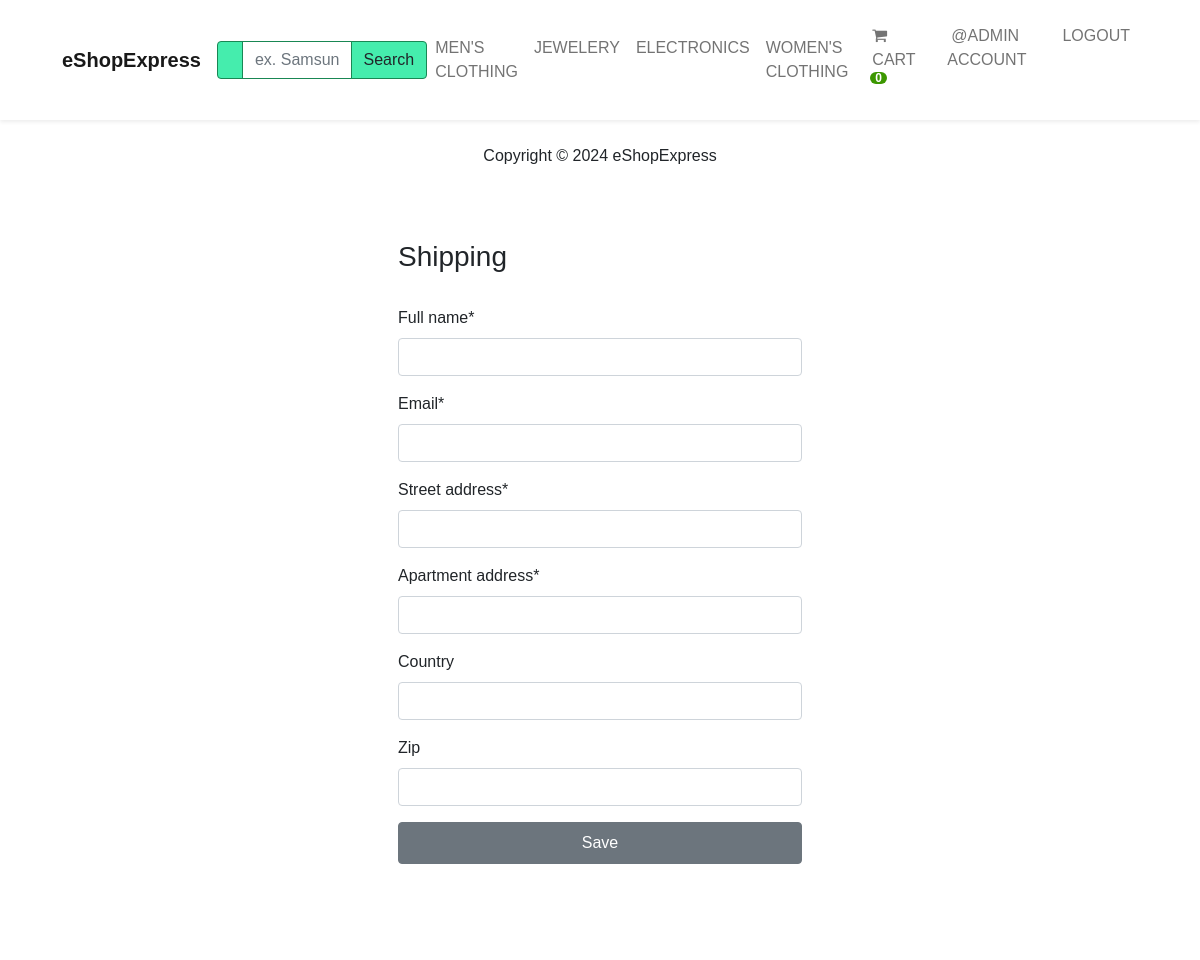
Page /payment/shipping/ (signed in) on the earlier database version.
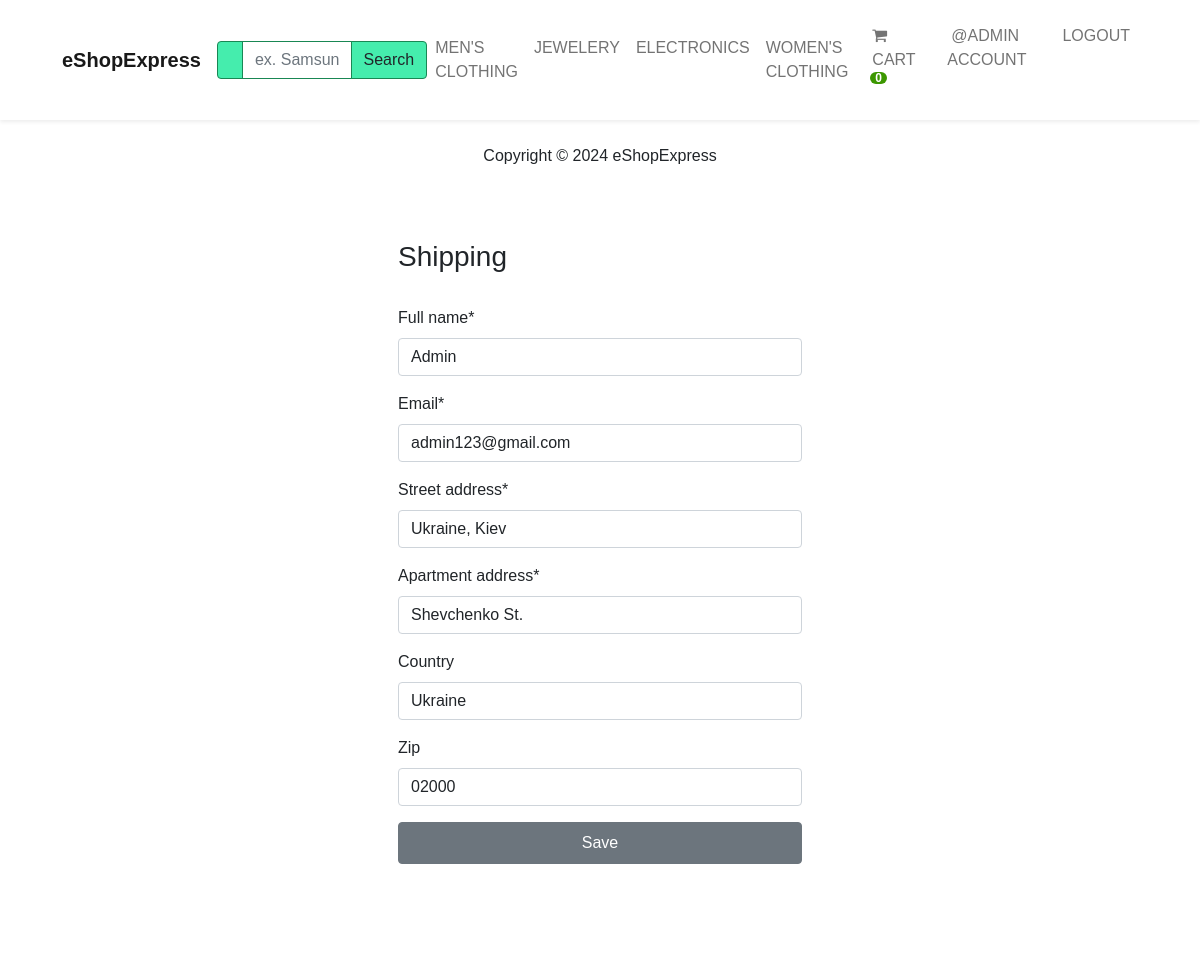
Same page on the later database version.
### shop/models.py (models this page shows, shortened)
class Category(models.Model):
    name = models.CharField("Category", max_length=250, db_index=True)
    parent = models.ForeignKey(
        'self', on_delete=models.CASCADE,
        related_name='children', blank=True, null=True
    )
    slug = models.SlugField(
        'URL', max_length=250, unique=True, null=False, editable=True
    )
    created_at = models.DateTimeField('Creation date', auto_now_add=True)
    class Meta:
        unique_together = (['slug', 'parent'])
        verbose_name = 'Category'
        verbose_name_plural = 'Categories'
    def get_absolute_url(self):
        return reverse("shop:category-list", args=[str(self.slug)])

### payment/models.py (models this page shows, shortened)
class ShippingAddress(models.Model):
    full_name = models.CharField(max_length=100)
    email = models.EmailField(max_length=254)
    street_address = models.CharField(max_length=100)
    apartment_address = models.CharField(max_length=100)
    country = models.CharField(max_length=100, blank=True, null=True)
    zip = models.CharField(max_length=100, blank=True, null=True)
    user = models.ForeignKey(
        User, on_delete=models.CASCADE, blank=True, null=True)
    city = models.CharField(max_length=100, blank=True, null=True)
    class Meta:
        verbose_name = "Shipping Address"
        verbose_name_plural = "Shipping Addresses"
        ordering = ['-id']

### payment/views.py (the view, shortened to what this page needs)
# urls.py: path('shipping/', views.shipping, name='shipping'),
@login_required(login_url='account:login')
def shipping(request):
    try:
        shipping_address = ShippingAddress.objects.get(user=request.user)
    except ShippingAddress.DoesNotExist:
        shipping_address = None
    form = ShippingAddressForm(instance=shipping_address)
    return render(request, 'shipping/shipping.html', {'form': form})

### payment/forms.py
class ShippingAddressForm(forms.ModelForm):
    class Meta:
        model = ShippingAddress
        fields = [
            'full_name', 'email', 'street_address',
            'apartment_address', 'country', 'zip'
        ]
        exclude = ['user']

### cart/cart.py (called while the page is built)
    def __len__(self):
        return sum(item['qty'] for item in self.cart.values())

### cart/context_processors.py (called while the page is built)
def cart(request):
    return {'cart': Cart(request)}

### shop/context_processors.py (called while the page is built)
def categories(request):
    categories = Category.objects.filter(parent=None)
    return {'categories': categories}

### payment/templates/shipping/shipping.html (shortened to what this page needs)
{%  include "base.html" %} {% load static %} {% load crispy_forms_tags %}
{% block content %}
    <div class="container bg-white shadow-md p-5 form-layout">
        <h3>Shipping</h3>
        <br>
        <form method="post">
            {{ form|crispy }}
            <button type="submit" class="btn btn-secondary w-100 btn-block p-2 btn-register">Save</button>
        </form>
        <br>
    </div>
{% endblock content %}

### shop/templates/base.html (shortened to what this page needs)
{% load static %}
<!DOCTYPE html>
<html>
<head>
    {% include 'shop/_partials/_head_imports.html' %}
    <link rel="stylesheet" href="{% static 'shop/css/base.css' %}">
    <link rel="stylesheet" href="{% static 'fonts/montserrat:wght@300,400,500.css' %}" />
</head>
<body>
    {% include 'shop/_partials/_navbar.html' %}
    {% include 'shop/_partials/_footer.html' %}
</body>
</html>

### shop/templates/shop/_partials/_head_imports.html (shortened to what this page needs)
<link rel="stylesheet" href="https://bootswatch.com/5/flatly/bootstrap.min.css" />
<link rel="stylesheet" href="https://cdnjs.cloudflare.com/ajax/libs/font-awesome/4.7.0/css/font-awesome.min.css" />
<link href="https://cdn.jsdelivr.net/npm/bootstrap@5.1.3/dist/css/bootstrap.min.css" rel="stylesheet" />

### shop/templates/shop/_partials/_navbar.html (shortened to what this page needs)
<nav class="navbar navbar-expand-lg bg-white sticky-top navbar-light p-3 shadow-sm ">
    <div class="container">
        <a class="navbar-brand" href="{% url 'shop:products' %}">
            <strong>eShopExpress</strong>
        </a>
        <div class="collapse navbar-collapse" id="navbarNavDropdown">
            <form action="{% url 'shop:search-products' %}" method="get">
                <div class="ms-auto d-none d-lg-block">
                    <div class="input-group">
                        <span class="border-success input-group-text text-white search-button">
                        </span>
                        <input type="text" name="q" placeholder="ex. Samsung" class="form-control border-success" style="color: #7a7a7a" />
                        <button class="btn btn-success text-dark search-button">Search</button>
                    </div>
                </div>
            </form>
            <ul class="navbar-nav ms-auto">
                {% for i in categories %}
                {% if not i.children.all %}
                <li class="nav-item">
                    <a class="nav-link" href="{{i.get_absolute_url}}">{{i.name|upper }}</a>
                </li>
                {% endif %} {% endfor %}
            </ul>
            <ul class="navbar-nav ms-auto">
                <li class="nav-item">
                    <a class="nav-link mx-2 text-uppercase" href="{% url 'cart:cart-view' %}">
                        <i class="fa fa-shopping-cart" aria-hidden="true"></i> Cart
                        <span id="lblCartCount" class="badge badge-warning ">
                            {% with cart_qty=cart|length%}
                            {% if cart_qty > 0 %}
                            {{cart_qty}}
                            {% else %}
                            0
                            {% endif %}
                            {% endwith %}
                        </span>
                    </a>
                </li>
                {% if request.user.is_authenticated %}
                <li class="nav-item">
                    <a class="nav-link mx-2 text-uppercase" href="{% url 'account:dashboard' %}">
                        @{{ user.username }} Account
                    </a>
                </li>
                <li class="nav-item">
                    <a class="nav-link mx-2 text-uppercase" href="{% url 'account:logout' %}">
                        Logout
                    </a>
                </li>
                {% endif %}
            </ul>
        </div>
    </div>
</nav>

### shop/templates/shop/_partials/_footer.html
<footer id="main-footer" class="py-4 --bs-light-bg-subtle text-dark text-center">
    Copyright &copy;
    <span class="year"></span> eShopExpress
</footer>

### shop/static/shop/css/base.css (style rules this page uses)
body { font-family: 'Montserrat', sans-serif; }
.form-layout { border-radius: 20px; width: 500px; }
.badge { padding-left: 9px; padding-right: 9px; -webkit-border-radius: 9px; -moz-border-radius: 9px; border-radius: 9px; }
#lblCartCount { font-size: 12px; background: #3c9700; color: #fff; padding: 0 5px; vertical-align: top; margin-left: -2px; }
a { font-size: 14px; font-weight: 700; }
.form-control { outline: none !important; box-shadow: none !important; }
.search-button { background-color: #45EDAD; }

Differences in the rows shown:
added ShippingAddress: full_name "Admin", email "admin123@gmail.com", street_address "Ukraine, Kiev", apartment_address "Shevchenko St.", country "Ukraine", zip "02000"
